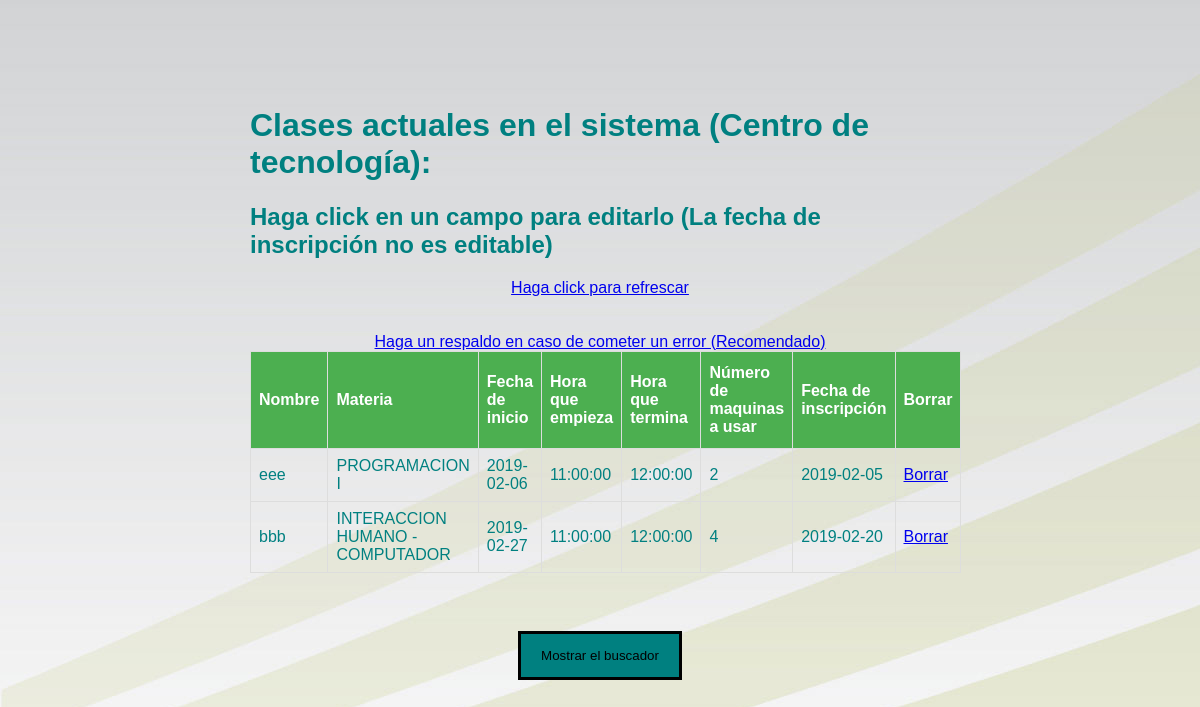
The page /cdtclase.php on the database its author committed.
### tables this page shows
CREATE TABLE `reservatodo` (
  `id` int(11) NOT NULL AUTO_INCREMENT,
  `nombre` varchar(100) NOT NULL,
  `materia` varchar(100) NOT NULL,
  `salon` varchar(100) NOT NULL,
  `fecha` varchar(100) NOT NULL,
  `fechaemp` time NOT NULL,
  `fechater` time NOT NULL,
  `numero` int(11) NOT NULL,
  `fechainscripcion` date NOT NULL,
  PRIMARY KEY (`id`)
);

### cdtclase.php (the view, shortened to what this page needs)
<?php
include_once("connection.php");
$sql = "SELECT * FROM `reservatodo` WHERE salon='CDT' limit 10 ";
$queryRecords = mysqli_query($conn, $sql) or die("Error al buscar");
?>
<!DOCTYPE html>
<html lang="en">
<head>
<link rel="stylesheet" href="estilos\clase.css">
</head>
<body>
<br></br>
<div class="container" id="otra">
<h1>Clases actuales en el sistema (Centro de tecnología):</h1>
<h2>Haga click en un campo para editarlo (La fecha de inscripción no es editable)</h2>
<div style="text-align: center;"><a href="cdtclase.php">Haga click para refrescar</a></div>
<br></br>
<div style="text-align: center;"><a href="backup.php" target="_blank">Haga un respaldo en caso de cometer un error (Recomendado)</a></div>
<table id="employee_grid" name="employee_grid" class="table table-condensed table-hover table-striped bootgrid-table" width="60%" cellspacing="0">
   <thead>
      <tr>
         <th>Nombre</th>
         <th>Materia</th>
         <th>Fecha de inicio</th>
		 <th>Hora que empieza</th>
		 <th>Hora que termina</th>
		 <th>Número de maquinas a usar</th>
		 <th>Fecha de inscripción</th>
		 <th>Borrar</th>
      </tr>
   </thead>
   <tbody id="_editable_table">
      <?php foreach($queryRecords as $res) :?>
      <tr data-row-id="<?php echo $res['id'];?>">
	  <center><td class="editable-col" contenteditable="true" colcdt='0' oldVal ="<?php echo $res['nombre'];?>"><?php echo $res['nombre'];?></td></center>
	  <center><td class="editable-col" contenteditable="true" colcdt='1' oldVal ="<?php echo $res['materia'];?>"><?php echo $res['materia'];?></td></center>
	  <center><td class="editable-col" contenteditable="true" colcdt='2' oldVal ="<?php echo $res['fecha'];?>"><?php echo $res['fecha'];?></td></center>
	  <center><td class="editable-col" contenteditable="true" colcdt='3' oldVal ="<?php echo $res['fechaemp'];?>"><?php echo $res['fechaemp'];?></td></center>
	  <center><td class="editable-col" contenteditable="true" colcdt='4' oldVal ="<?php echo $res['fechater'];?>"><?php echo $res['fechater'];?></td></center>
	  <center><td class="editable-col" contenteditable="true" colcdt='5' oldVal ="<?php echo $res['numero'];?>"><?php echo $res['numero'];?></td></center>
	  <center><td class="editable-col" contenteditable="false" colcdt='6' oldVal ="<?php echo $res['fechainscripcion'];?>"><?php echo $res['fechainscripcion'];?></td></center>
		 <?php
		 echo "<td><a href='deletecdt.php?id=".$res['id']."'>Borrar</a></td>";
		 echo "</tr>";
		 ?>
	  <?php endforeach;?>
   </tbody>
</table>
</div>
<div id="boton2" style="text-align: center;">
<button onclick="myFunction2()" id="busca">Mostrar el buscador</button>
</div>
</body>
</html>

### estilos/clase.css (style rules this page uses)
body { font-family: Arial, Helvetica, sans-serif; color: teal; padding: 0; margin: 0; background-image: url(imagenes/fondo_une.jpg) }
#employee_grid { font-family: "Trebuchet MS", Arial, Helvetica, sans-serif; border-collapse: collapse; width: 100%; }
#employee_grid td, #employee_grid th { border: 1px solid #ddd; padding: 8px }
#employee_grid th { padding-top: 12px; padding-bottom: 12px; text-align: left; background-color: #4CAF50; color: #fff }
#otra { padding:50px 250px; }
button, input[type=submit] { background-color: teal; color: #000; padding: 14px 20px; margin: 8px 0; border: 3px solid #000; cursor: pointer; width: 95 px }

### cdtclase.php (style rules this page uses)
body { background-image: url("imagenes/fondo_une.jpg") }

### rows shown on the page
reservatodo: nombre "eee", materia "PROGRAMACION I", fecha "2019-02-06", fechaemp "11:00:00", fechater "12:00:00", numero "2", fechainscripcion "2019-02-05"
reservatodo: nombre "bbb", materia "INTERACCION HUMANO - COMPUTADOR", fecha "2019-02-27", fechaemp "11:00:00", fechater "12:00:00", numero "4", fechainscripcion "2019-02-20"
